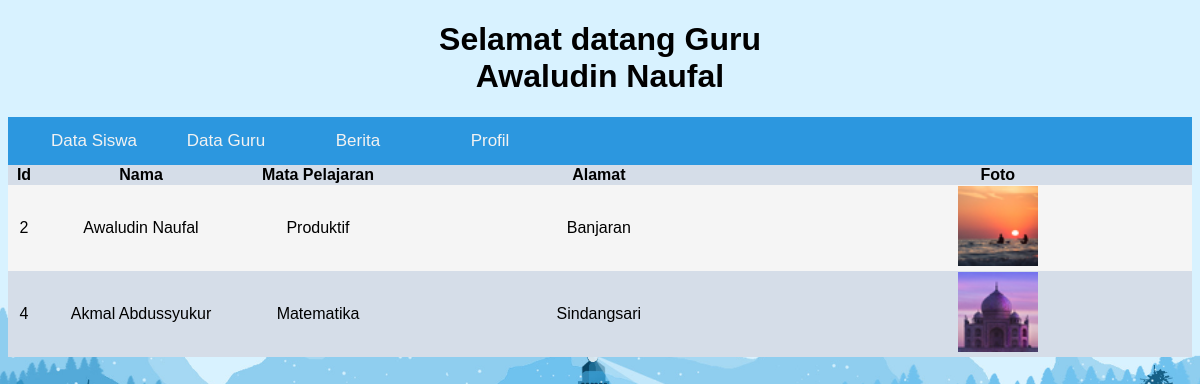
Page /login/dashboard/guru/index.php?menu=data_guru (signed in) on the committed database.
### tables this page shows
CREATE TABLE `user` (
  `kode` int(5) NOT NULL,
  `username` varchar(30) DEFAULT NULL,
  `password` varchar(50) DEFAULT NULL,
  `nama` varchar(30) DEFAULT NULL,
  `level` varchar(10) DEFAULT NULL,
  `kelas` varchar(15) NOT NULL,
  `alamat` text NOT NULL,
  `gambar` varchar(50) NOT NULL
);

### login/dashboard/guru/data_guru.php (the view)
<table width="100%" cellspacing="0">
		<tr>
			<th width="30">Id</th>
			<th width="200">Nama</th>
			<th width="150">Mata Pelajaran</th>
			<th>Alamat</th>
			<th>Foto</th>
		</tr>
		<?php
			include "koneksi.php";
			$sql = mysqli_query($koneksi, "SELECT * FROM user WHERE level = 'Guru'");
			while($data = mysqli_fetch_array($sql)): ?>
				<tr>
				<td align="center"><?= $data['kode'] ?></td>
				<td align="center"><?= $data['nama'] ?></td>
				<td align="center"><?= $data['kelas'] ?></td>
				<td align="center"><?= $data['alamat'] ?></td>
				<td align="center"><img src="../images/<?= $data['gambar'] ?>" height=80></td>
			<?php endwhile; ?>
	</table>

### login/dashboard/guru/index.php (shortened to what this page needs)
<!DOCTYPE html>
<html>
<head>
	<link rel="stylesheet" type="text/css" href="style.css">
</head>
<body>
	<?php
		include "koneksi.php";
		$kode = $_SESSION['kode'];
			$sql = mysqli_query($koneksi, "SELECT * FROM user WHERE kode = $kode");
			$data = mysqli_fetch_array($sql);
	 ?>
	<center><h1>Selamat datang <b><?php echo $_SESSION['level'];?><br><?php echo $data['nama'];?></b></h1></center>
	<div id="navbar">
		<div class="nav">
			<a href="index.php?menu=data_siswa">Data Siswa</a>
			<a href="index.php?menu=data_guru">Data Guru</a>
			<a href="index.php?menu=berita">Berita</a>
			<a href="index.php?menu=profil">Profil</a>
		</div>
	</div>
	<?php
		if (isset($_GET["menu"])) {
			if ($_GET["menu"] == "data_siswa") {
				include "data_siswa.php";
			}else if ($_GET["menu"] == "data_guru") {
				include "data_guru.php";
			}else if ($_GET["menu"] == "berita") {
				include "berita.php";
			}else if ($_GET["menu"] == "profil") {
				include "profil.php";
			}
		}
	?>
</body>
</html>

### login/dashboard/guru/style.css (style rules this page uses)
* { font-family: Arial; }
#navbar { overflow: hidden; background-color: #2c97df; }
#navbar a { float: left; display: block; color: #f2f2f2; text-align: center; padding: 14px 16px; text-decoration: none; font-size: 17px; }
.nav { width: 1400px; margin-left: 20px; margin-right: 20px; }
.nav a { width: 100px; }
body { background: url(bg.jpg); background-repeat: no-repeat; background-size: cover; }
table tr:nth-child(even) { background: #f5f5f5; }
table tr:nth-child(odd) { background: #d5dde8; }

### rows in the picture
user: nama "Awaludin Naufal", kode "2", kelas "Produktif", alamat "Banjaran", gambar (picture)
user: kode "4", nama "Akmal Abdussyukur", kelas "Matematika", alamat "Sindangsari", gambar (picture)

### other values in the picture
$_SESSION['level'] "Guru"
